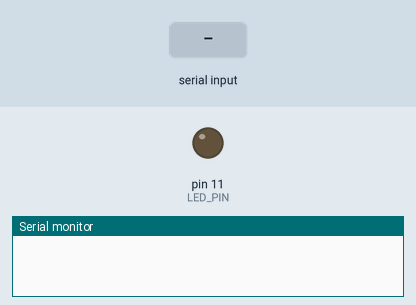
A sketch run on a simulated Arduino Uno, built with avr-gcc and run on an emulated ATmega328P. On the bench: output pins drawn as LEDs (lit = HIGH), the last lines printed to the serial monitor. Inputs (shaded band) come from the test bench.

Above: at 1.2 s.
1.3 s: "on\n" received over Serial
At 2.0 s:
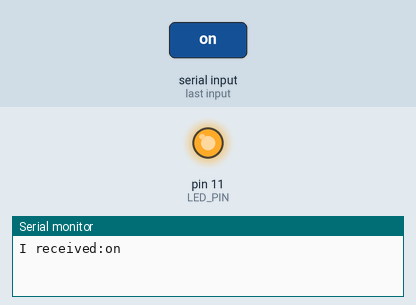
2.8 s: "off\n" received over Serial
At 3.1 s:
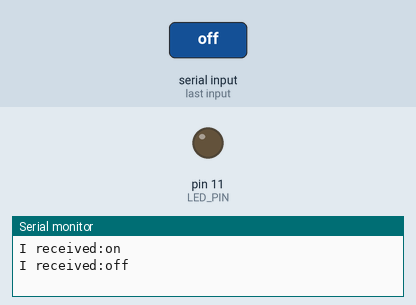
Timing chart, 0 to 5.8 s (numbered marks = the images above; inputs shaded):
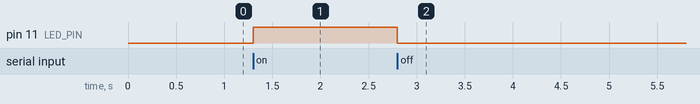

The sketch:

prog1_ex0505.ino
```cpp
/*prog1_ex0505:シリアルモニタからLED点灯指示 ver.2*/
#define LED_PIN 11
String recv_msg="";//受信データがここに格納される
void setup() {
  // put your setup code here, to run once:
Serial.begin(115200);
pinMode(LED_PIN,OUTPUT);
}

void loop() {
  // put your main code here, to run repeatedly:
if(Serial.available()>0)//シリアル通信ボードに何バイトかのデータが届いていたら
{
  //受信したデータの最初の1バイトを読み取る
  recv_msg=Serial.readStringUntil('\n');//改行コードが来るまで文字列を溜め込む
  //受信したデータを出力する
  Serial.print("I received:");
  Serial.println(recv_msg);
  if(recv_msg=="on")
  {
    digitalWrite(LED_PIN,HIGH);
  }
  else if (recv_msg=="off")
  {
    digitalWrite(LED_PIN,LOW);
  }
  else
  {
    Serial.println("指示が間違ってるよ。onかoffを送ってね。");
  }
}
}
```

Measured:
- after the input at 1.3 s, pin 11 (LED_PIN): LOW → HIGH at once
- after the input at 2.8 s, pin 11 (LED_PIN): HIGH → LOW at once
